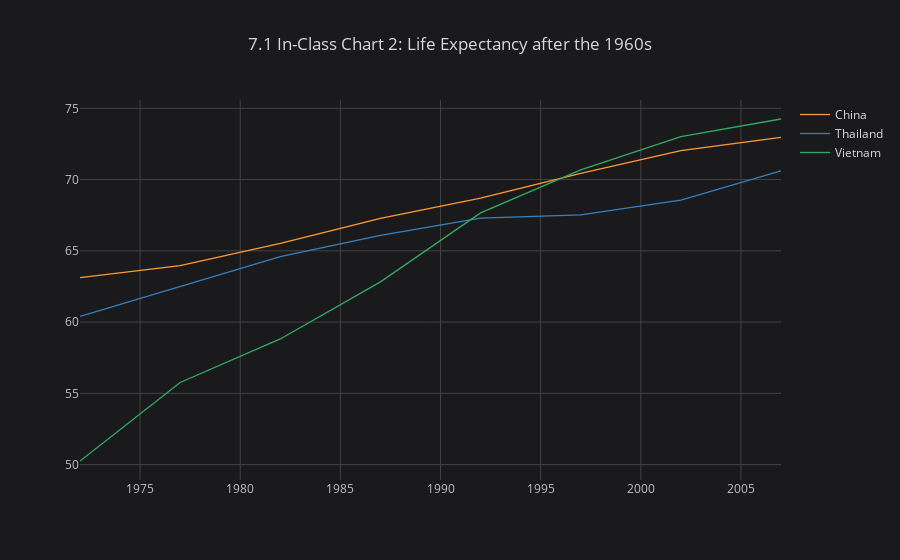

The notebook cell saved with this chart:
### Code cell
# Create a List filled with the countries to plot
countries_to_plot = ['China', 'Thailand', 'Vietnam']

# plot the countries 
df_after_1960[countries_to_plot].iplot(kind='line', 
                                     theme='space',
                                     title='7.1 In-Class Chart 2: Life Expectancy after the 1960s')

### Figure 1 — Plotly figure (JSON) as saved in the notebook; plotly's stock layout.template omitted (floating-point values rounded to 4 significant figures)
{"data": [{"line": {"color": "rgba(255, 153, 51, 1.0)", "dash": "solid", "shape": "linear", "width": 1.3}, "mode": "lines", "name": "China", "text": "", "type": "scatter", "uid": "6792b289-dfca-400e-bcb6-e34cf978b420", "x": [1972, 1977, 1982, 1987, 1992, 1997, 2002, 2007], "y": [63.12, 63.97, 65.53, 67.27, 68.69, 70.43, 72.03, 72.96]}, {"line": {"color": "rgba(55, 128, 191, 1.0)", "dash": "solid", "shape": "linear", "width": 1.3}, "mode": "lines", "name": "Thailand", "text": "", "type": "scatter", "uid": "82d5467a-c117-4c96-a060-97dc53785592", "x": [1972, 1977, 1982, 1987, 1992, 1997, 2002, 2007], "y": [60.41, 62.49, 64.6, 66.08, 67.3, 67.52, 68.56, 70.62]}, {"line": {"color": "rgba(50, 171, 96, 1.0)", "dash": "solid", "shape": "linear", "width": 1.3}, "mode": "lines", "name": "Vietnam", "text": "", "type": "scatter", "uid": "d0a05ea7-8f5b-4589-83cf-151583b451ce", "x": [1972, 1977, 1982, 1987, 1992, 1997, 2002, 2007], "y": [50.25, 55.76, 58.82, 62.82, 67.66, 70.67, 73.02, 74.25]}], "layout": {"legend": {"bgcolor": "#1A1A1C", "font": {"color": "#D9D9D9"}}, "paper_bgcolor": "#1A1A1C", "plot_bgcolor": "#1A1A1C", "title": {"font": {"color": "#D9D9D9"}, "text": "7.1 In-Class Chart 2: Life Expectancy after the 1960s"}, "xaxis": {"gridcolor": "#434343", "showgrid": true, "tickfont": {"color": "#C2C2C2"}, "title": {"font": {"color": "#D9D9D9"}, "text": ""}, "zerolinecolor": "#666570"}, "yaxis": {"gridcolor": "#434343", "showgrid": true, "tickfont": {"color": "#C2C2C2"}, "title": {"font": {"color": "#D9D9D9"}, "text": ""}, "zerolinecolor": "#666570"}}}
